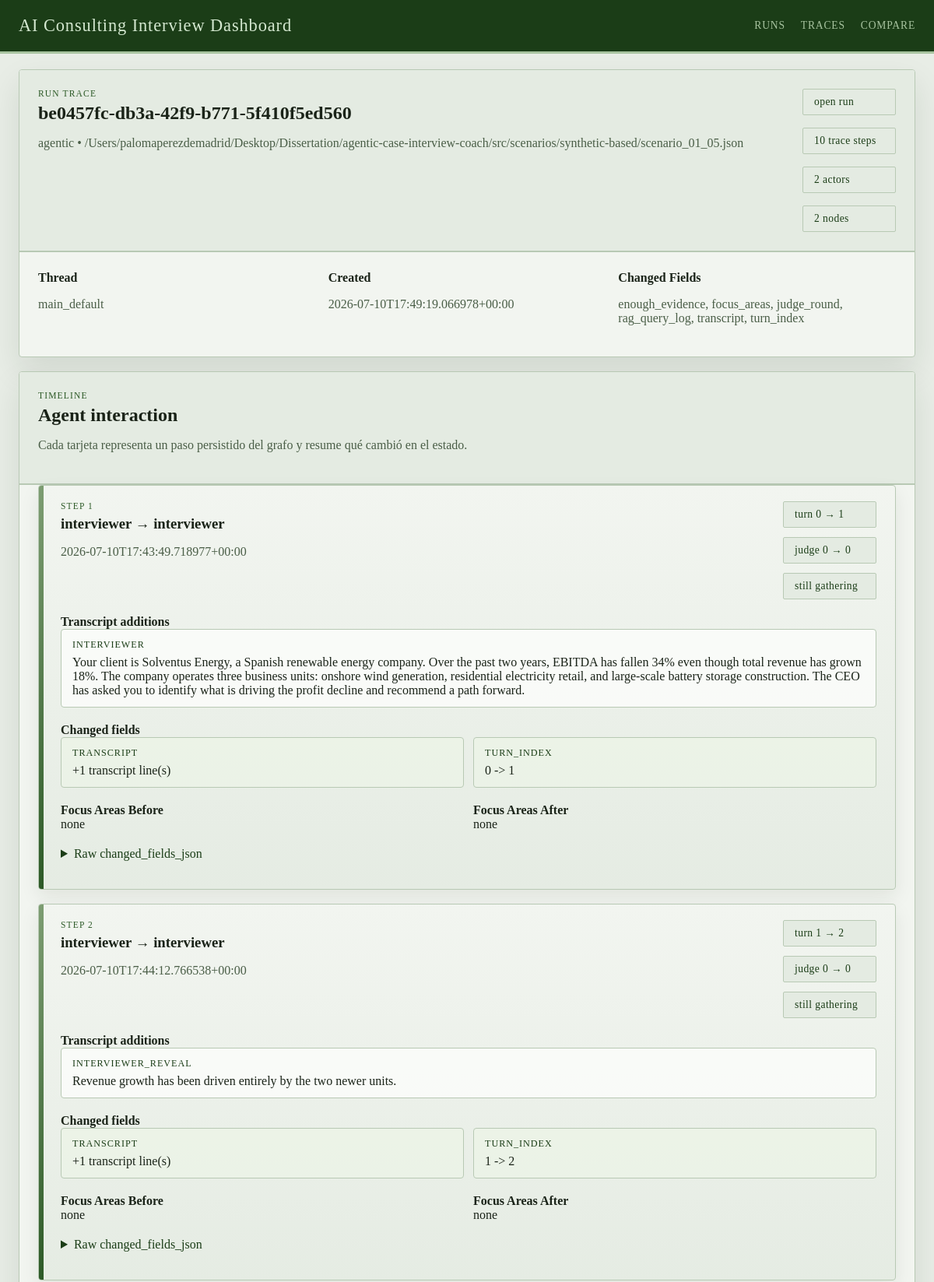
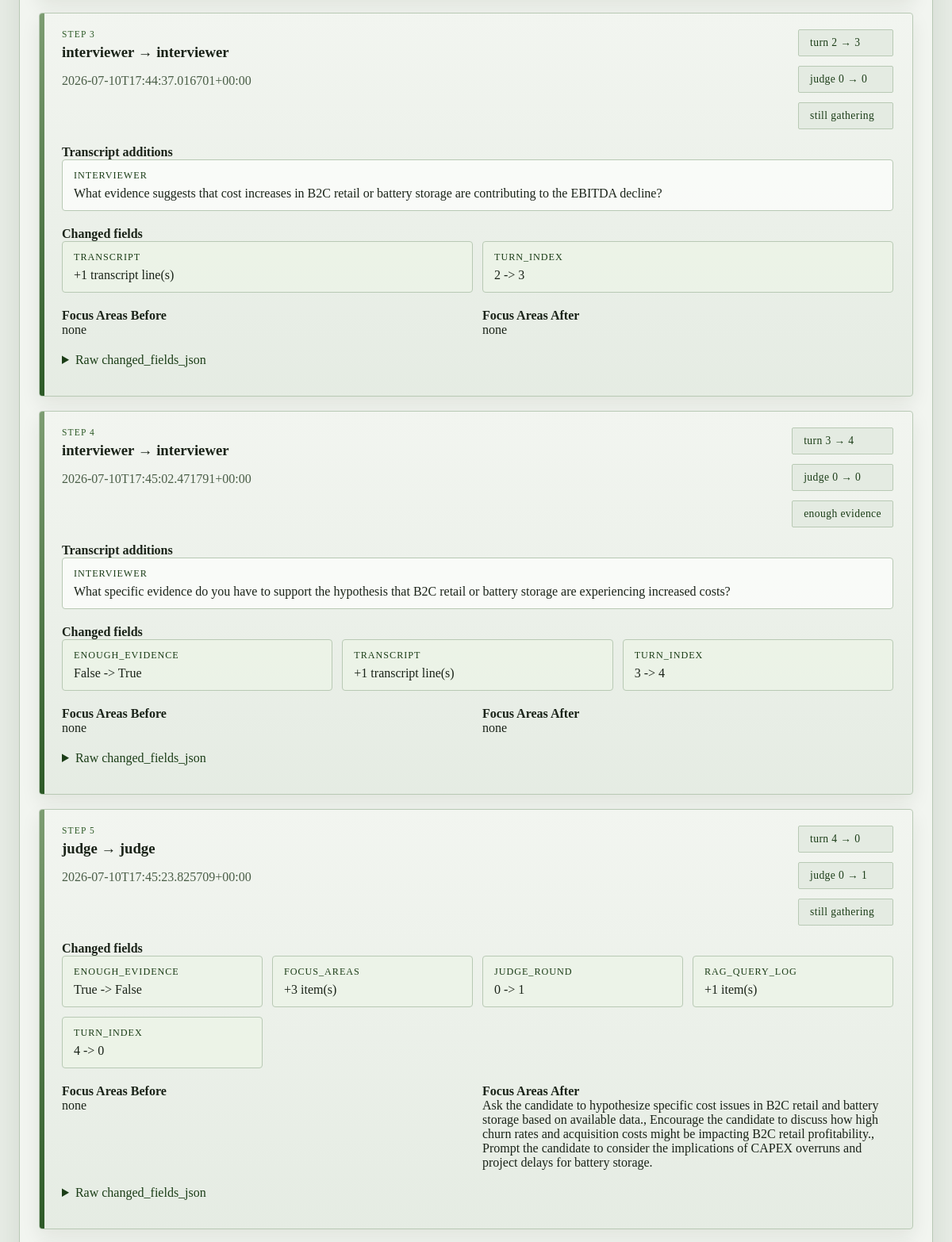
The app's page /runs/be0457fc-db3a-42f9-b771-5f410f5ed560/trace (upper part) with its own data (2 pictures, top to bottom).
### tables this page shows
CREATE TABLE runs (
                run_id TEXT PRIMARY KEY,
                graph_name TEXT NOT NULL,
                thread_id TEXT NOT NULL,
                scenario_ref TEXT,
                case_prompt TEXT,
                turn_index INTEGER,
                judge_round INTEGER,
                enough_evidence INTEGER NOT NULL,
                focus_areas_json TEXT NOT NULL,
                transcript_json TEXT NOT NULL,
                case_performance_json TEXT NOT NULL,
                quality_dialog_json TEXT NOT NULL,
                final_feedback TEXT,
                state_json TEXT NOT NULL,
                created_at TEXT NOT NULL
            );

CREATE TABLE agent_state_traces (
                trace_id TEXT PRIMARY KEY,
                run_id TEXT NOT NULL,
                graph_name TEXT NOT NULL,
                thread_id TEXT NOT NULL,
                step_index INTEGER NOT NULL,
                node_name TEXT NOT NULL,
                actor TEXT NOT NULL,
                scenario_ref TEXT,
                turn_index_before INTEGER,
                turn_index_after INTEGER,
                judge_round_before INTEGER,
                judge_round_after INTEGER,
                enough_evidence_before INTEGER,
                enough_evidence_after INTEGER,
                focus_areas_before_json TEXT NOT NULL,
                focus_areas_after_json TEXT NOT NULL,
                changed_fields_json TEXT NOT NULL,
                created_at TEXT NOT NULL
            );

### web/app.py (the view)
@app.get("/runs/<run_id>/trace")
def get_run_trace(run_id: str):
    try:
        trace_payload = load_run_traces(run_id)
    except FileNotFoundError as exc:
        abort(404, str(exc))
    if _wants_json():
        return jsonify(trace_payload)
    return render_template("run_trace.html", trace=trace_payload)

### web/app.py (called while the page is built)
def _wants_json() -> bool:
    if request.args.get("format") == "json":
        return True
    return request.accept_mimetypes.best == "application/json"

### web/dashboard_store.py (called while the page is built)
def _json_loads(value: str | None, fallback: Any) -> Any:
    if not value:
        return fallback
    try:
        return json.loads(value)
    except json.JSONDecodeError:
        return fallback

def get_db_connection() -> sqlite3.Connection:
    connection = sqlite3.connect(RUNS_DB_PATH, timeout=30)
    connection.row_factory = sqlite3.Row
    return connection

def _table_exists(connection: sqlite3.Connection, table_name: str) -> bool:
    row = connection.execute(
        """
        SELECT name
        FROM sqlite_master
        WHERE type = 'table' AND name = ?
        """,
        (table_name,),
    ).fetchone()
    return row is not None

def _normalize_dimension_entry(raw_entry: Any) -> dict[str, Any]:
    if isinstance(raw_entry, dict):
        score = raw_entry.get("score", "")
        rationale = raw_entry.get("rationale", "")
        evidence = raw_entry.get("evidence", "")
    else:
        score = raw_entry
        rationale = ""
        evidence = ""
    return {
        "score": score if score not in {None, ""} else "",
        "rationale": str(rationale or "").strip(),
        "evidence": str(evidence or "").strip(),
    }

def _extract_expected_scores(state: dict[str, Any]) -> dict[str, dict[str, Any]]:
    candidate_profile = state.get("candidate_profile", {})
    expected_scores = candidate_profile.get("expected_scores", {})
    sections: dict[str, dict[str, Any]] = {
        CASE_PERFORMANCE_SECTION: {},
        DIALOG_QUALITY_SECTION: {},
    }
    for section_name in sections:
        raw_section = expected_scores.get(section_name, {})
        if not isinstance(raw_section, dict):
            continue
        for dimension, details in raw_section.items():
            if not isinstance(details, dict):
                continue
            sections[section_name][dimension] = {
                "score": details.get("expected", ""),
                "rationale": str(details.get("rationale", "")).strip(),
            }
    return sections

def _extract_model_scores(run_row: sqlite3.Row) -> dict[str, dict[str, Any]]:
    return {
        CASE_PERFORMANCE_SECTION: _json_loads(run_row["case_performance_json"], {}),
        DIALOG_QUALITY_SECTION: _json_loads(run_row["quality_dialog_json"], {}),
    }

def _score_sort_key(value: Any) -> tuple[int, str]:
    return (0, str(value))

### web/templates/run_trace.html (shortened to what this page needs)
{% extends "base.html" %}
{% block content %}
<section class="panel">
  <div class="panel-heading">
    <div>
      <p class="eyebrow">Run Trace</p>
      <h1>{{ trace.run.run_id }}</h1>
      <p class="lede">{{ trace.run.graph_name }} • {{ trace.run.scenario_ref or 'no scenario ref' }}</p>
    </div>
    <div class="chip-row">
      <a class="chip chip-link" href="{{ url_for('get_run', run_id=trace.run.run_id) }}">open run</a>
      <span class="chip">{{ trace.summary.trace_count }} trace steps</span>
      <span class="chip">{{ trace.summary.actor_count }} actors</span>
      <span class="chip">{{ trace.summary.node_count }} nodes</span>
    </div>
  </div>
  <div class="meta-grid">
    <div>
      <strong>Thread</strong>
      <p>{{ trace.run.thread_id }}</p>
    </div>
    <div>
      <strong>Created</strong>
      <p>{{ trace.run.created_at }}</p>
    </div>
    <div>
      <strong>Changed Fields</strong>
      <p>{{ trace.summary.changed_field_names|join(', ') if trace.summary.changed_field_names else 'none' }}</p>
    </div>
  </div>
</section>
<section class="panel">
  <div class="panel-heading">
    <div>
      <p class="eyebrow">Timeline</p>
      <h2>Agent interaction</h2>
      {% if not trace.summary.has_trace_table %}
      <p class="lede">The database does not have an <code>agent_state_traces</code> table yet.</p>
      {% elif not trace.traces %}
      <p class="lede">This run exists, but no trace rows were recorded for it.</p>
      {% else %}
      <p class="lede">Cada tarjeta representa un paso persistido del grafo y resume qué cambió en el estado.</p>
      {% endif %}
    </div>
  </div>
  {% if trace.traces %}
  <div class="trace-timeline">
    {% for item in trace.traces %}
    <article class="trace-card">
      <div class="trace-card__header">
        <div>
          <p class="eyebrow">Step {{ item.step_index }}</p>
          <h3>{{ item.actor }} → {{ item.node_name }}</h3>
          <p class="lede">{{ item.created_at }}</p>
        </div>
        <div class="trace-badges">
          <span class="chip">turn {{ item.turn_index_before }} → {{ item.turn_index_after }}</span>
          <span class="chip">judge {{ item.judge_round_before }} → {{ item.judge_round_after }}</span>
          <span class="chip">{{ 'enough evidence' if item.enough_evidence_after else 'still gathering' }}</span>
        </div>
      </div>
      {% if item.transcript_updates %}
      <div class="trace-section">
        <strong>Transcript additions</strong>
        <div class="trace-message-list">
          {% for message in item.transcript_updates %}
          <div class="trace-message">
            <span class="trace-message__role">{{ message.role }}</span>
            <p>{{ message.content }}</p>
          </div>
          {% endfor %}
        </div>
      </div>
      {% endif %}
      <div class="trace-section">
        <strong>Changed fields</strong>
        {% if item.field_changes %}
        <div class="trace-field-grid">
          {% for field in item.field_changes %}
          <div class="trace-field-card">
            <span class="trace-field-card__name">{{ field.field }}</span>
            <p>{{ field.summary }}</p>
          </div>
          {% endfor %}
        </div>
        {% else %}
        <p class="helper">No relevant state diff persisted for this step.</p>
        {% endif %}
      </div>
      <div class="trace-section trace-section-split">
        <div>
          <strong>Focus Areas Before</strong>
          <p>{{ item.focus_areas_before|join(', ') if item.focus_areas_before else 'none' }}</p>
        </div>
        <div>
          <strong>Focus Areas After</strong>
          <p>{{ item.focus_areas_after|join(', ') if item.focus_areas_after else 'none' }}</p>
        </div>
      </div>
      <details class="trace-json">
        <summary>Raw changed_fields_json</summary>
      </details>
    </article>
    {% endfor %}
  </div>
  {% endif %}
</section>
{% endblock %}

### web/static/styles.css (style rules this page uses)
:root { --bg: #e8ede6; --panel: #f2f5f0; --panel-alt: #e4ebe2; --line: #b8c9b4; --ink: #1a2318; --muted: #4a5e47; --accent: #2d5a27; --accent-strong: #1b3d17; --success: #2d5a27; --warning: #7a6520; --danger: #7a2020; --shadow: 0 18px 40px rgba(20, 40, 18, 0.10); --radius: 4px; --font-ui: "Georgia", "Times New Roman", serif; --font-display: "Georgia", "Palatino Linotype", serif; }
* { box-sizing: border-box; }
body { margin: 0; font-family: var(--font-ui); color: var(--ink); background: var(--bg); }
a { color: var(--accent-strong); }
.panel { background: var(--panel); border: 1px solid var(--line); border-radius: var(--radius); box-shadow: var(--shadow); overflow: hidden; }
.panel-heading { display: flex; justify-content: space-between; align-items: start; gap: 16px; padding: 24px; background: var(--panel-alt); border-bottom: 2px solid var(--line); }
.panel-heading h1, .panel-heading h2, .panel-heading h3, .subsection h3 { margin: 0; font-family: var(--font-display); font-weight: bold; }
.eyebrow { margin: 0 0 6px; color: var(--accent); text-transform: uppercase; letter-spacing: 0.10em; font-size: 0.72rem; font-family: var(--font-display); }
.lede, .meta-grid p, .prompt-box p, .helper { color: var(--muted); }
.chip-row, .metric-grid, .meta-grid, .form-grid, .compare-form, .flash-stack, .two-col { display: grid; gap: 16px; }
.chip-row { grid-template-columns: repeat(auto-fit, minmax(120px, max-content)); }
.chip { display: inline-flex; padding: 8px 14px; border-radius: 2px; background: var(--panel-alt); border: 1px solid var(--line); color: var(--accent-strong); font-size: 0.85rem; letter-spacing: 0.03em; }
.chip-link { text-decoration: none; }
.meta-grid, .form-grid, .compare-form, .two-col { grid-template-columns: repeat(auto-fit, minmax(220px, 1fr)); padding: 24px; }
.prompt-box, .human-form, .markdown-block, .subsection, .notes-field, .trace-timeline { padding: 0 24px 24px; }
.trace-timeline { display: grid; gap: 18px; }
.trace-card { position: relative; border: 1px solid var(--line); background: linear-gradient(180deg, rgba(242, 245, 240, 0.95), rgba(228, 235, 226, 0.92)); border-radius: var(--radius); box-shadow: 0 10px 24px rgba(20, 40, 18, 0.08); overflow: hidden; }
.trace-card::before { content: ""; position: absolute; inset: 0 auto 0 0; width: 6px; background: linear-gradient(180deg, #7d9d72, #2d5a27); }
.trace-card__header, .trace-section, .trace-json { padding: 20px 24px 0 28px; }
.trace-card__header { display: flex; justify-content: space-between; align-items: start; gap: 16px; }
.trace-card h3 { margin: 0; font-family: var(--font-display); }
.trace-badges, .trace-field-grid, .trace-message-list, .trace-section-split { display: grid; gap: 12px; }
.trace-badges { grid-template-columns: repeat(auto-fit, minmax(120px, max-content)); }
.trace-message { border: 1px solid var(--line); background: rgba(251, 252, 250, 0.9); padding: 12px 14px; border-radius: var(--radius); }
.trace-message__role, .trace-field-card__name { display: block; margin-bottom: 6px; color: var(--accent-strong); font-size: 0.76rem; text-transform: uppercase; letter-spacing: 0.08em; }
.trace-message p, .trace-field-card p, .trace-section p { margin: 0; white-space: pre-wrap; word-break: break-word; }
.trace-field-grid, .trace-section-split { grid-template-columns: repeat(auto-fit, minmax(220px, 1fr)); }
.trace-field-card { border: 1px solid var(--line); background: rgba(237, 244, 232, 0.8); padding: 12px 14px; border-radius: var(--radius); }
.trace-json { padding-bottom: 24px; }
.trace-json summary { cursor: pointer; color: var(--accent-strong); margin-bottom: 12px; }

### records on screen
runs: run.run_id "be0457fc-db3a-42f9-b771-5f410f5ed560", run.graph_name "agentic", run "/Users/palomaperezdemadrid/Desktop/Dissertation/agentic-case-interview-coach/src/scenarios/synthetic-based/scenario_01_05.json", run.thread_id "main_default", run.created_at "2026-07-10T17:49:19.066978+00:00"
agent_state_traces: step_index "1", actor "interviewer", node_name "interviewer", created_at "2026-07-10T17:43:49.718977+00:00", turn_index_before "0", turn_index_after "1", judge_round_before "0", judge_round_after "0", enough_evidence_after "still gathering", role "INTERVIEWER", content "Your client is Solventus Energy, a Spanish renewable energy company. Over the past two years, EBITDA has fallen 34% even though total revenue has grown 18%. The company operates three business units: onshore wind generation, residential electricity retail, and large-scale battery storage construction. The CEO has asked you to identify what is driving the profit decline and recommend a path forward.", field "TRANSCRIPT" "TURN_INDEX", summary "+1 transcript line(s)" "0 -> 1", focus_areas_before "none", focus_areas_after "none"
agent_state_traces: step_index "2", actor "interviewer", node_name "interviewer", created_at "2026-07-10T17:44:12.766538+00:00", turn_index_before "1", turn_index_after "2", judge_round_before "0", judge_round_after "0", enough_evidence_after "still gathering", role "INTERVIEWER_REVEAL", content "Revenue growth has been driven entirely by the two newer units.", field "TRANSCRIPT" "TURN_INDEX", summary "+1 transcript line(s)" "1 -> 2", focus_areas_before "none", focus_areas_after "none"
agent_state_traces: step_index "3", actor "interviewer", node_name "interviewer", created_at "2026-07-10T17:44:37.016701+00:00", turn_index_before "2", turn_index_after "3", judge_round_before "0", judge_round_after "0", enough_evidence_after "still gathering", role "INTERVIEWER", content "What evidence suggests that cost increases in B2C retail or battery storage are contributing to the EBITDA decline?", field "TRANSCRIPT" "TURN_INDEX", summary "+1 transcript line(s)" "2 -> 3", focus_areas_before "none", focus_areas_after "none"
agent_state_traces: step_index "4", actor "interviewer", node_name "interviewer", created_at "2026-07-10T17:45:02.471791+00:00", turn_index_before "3", turn_index_after "4", judge_round_before "0", judge_round_after "0", enough_evidence_after "enough evidence", role "INTERVIEWER", content "What specific evidence do you have to support the hypothesis that B2C retail or battery storage are experiencing increased costs?", field "ENOUGH_EVIDENCE" "TRANSCRIPT" "TURN_INDEX", summary "False -> True" "+1 transcript line(s)" "3 -> 4", focus_areas_before "none", focus_areas_after "none"
agent_state_traces: step_index "5", actor "judge", node_name "judge", created_at "2026-07-10T17:45:23.825709+00:00", turn_index_before "4", turn_index_after "0", judge_round_before "0", judge_round_after "1", enough_evidence_after "still gathering", field "ENOUGH_EVIDENCE" "FOCUS_AREAS" "JUDGE_ROUND" "RAG_QUERY_LOG" "TURN_INDEX", summary "True -> False" "+3 item(s)" "0 -> 1" "+1 item(s)" "4 -> 0", focus_areas_before "none", focus_areas_after "Ask the candidate to hypothesize specific cost issues in B2C retail and battery storage based on available data., Encourage the candidate to discuss how high churn rates and acquisition costs might be impacting B2C retail profitability., Prompt the candidate to consider the implications of CAPEX overruns and project delays for battery storage."

### other values on screen
{{ trace.summary.trace_count }} "10"
{{ trace.summary.actor_count }} "2"
{{ trace.summary.node_count }} "2"
